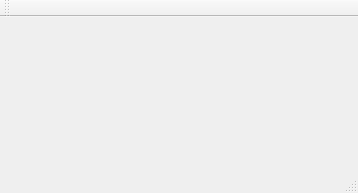
<?xml version="1.0" encoding="UTF-8"?>
<ui version="4.0">
 <class>MainWindow</class>
 <widget class="QMainWindow" name="MainWindow">
  <property name="geometry">
   <rect>
    <x>0</x>
    <y>0</y>
    <width>358</width>
    <height>193</height>
   </rect>
  </property>
  <property name="windowTitle">
   <string>MainWindow</string>
  </property>
  <widget class="QWidget" name="centralWidget"/>
  <widget class="QMenuBar" name="menuBar">
   <property name="geometry">
    <rect>
     <x>0</x>
     <y>0</y>
     <width>358</width>
     <height>20</height>
    </rect>
   </property>
  </widget>
  <widget class="QToolBar" name="mainToolBar">
   <attribute name="toolBarArea">
    <enum>TopToolBarArea</enum>
   </attribute>
   <attribute name="toolBarBreak">
    <bool>false</bool>
   </attribute>
  </widget>
  <widget class="QStatusBar" name="statusBar"/>
 </widget>
 <layoutdefault spacing="6" margin="11"/>
 <resources/>
 <connections/>
</ui>
